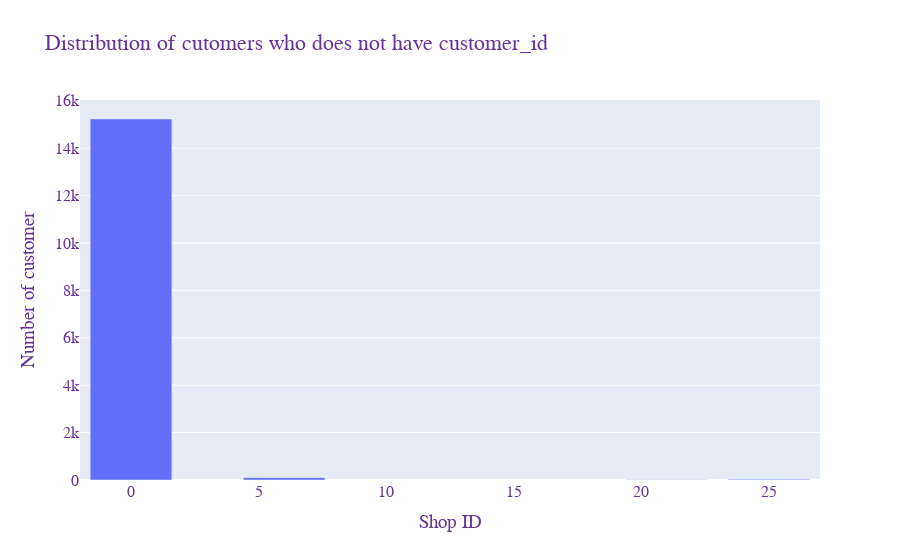

Notebook source saved alongside this figure:
### Markdown cell above
<p><a name="no_id"></a></p>

### Code cell
# plot a pie for propostion distribution of chaoin and non chain establishments
no_id_fig = go.Figure([go.Bar(x=no_id_customer['Shop_id'], y=no_id_customer['customer_id'])])

#update the layout
no_id_fig.update_layout(
    title="Distribution of cutomers who does not have customer_id",
    xaxis_title="Shop ID",
    yaxis_title="Number of customer",
    font=dict(family="Arial", size=16, color="RebeccaPurple"))

no_id_fig.show()

### Figure 1 — Plotly figure (JSON) as saved in the notebook; plotly's stock layout.template omitted (floating-point values rounded to 4 significant figures)
{"data": [{"type": "bar", "x": [0, 6, 21, 25], "y": [15232, 98, 14, 28]}], "layout": {"font": {"color": "RebeccaPurple", "family": "Arial", "size": 16}, "title": {"text": "Distribution of cutomers who does not have customer_id"}, "xaxis": {"title": {"text": "Shop ID"}}, "yaxis": {"title": {"text": "Number of customer"}}}}
